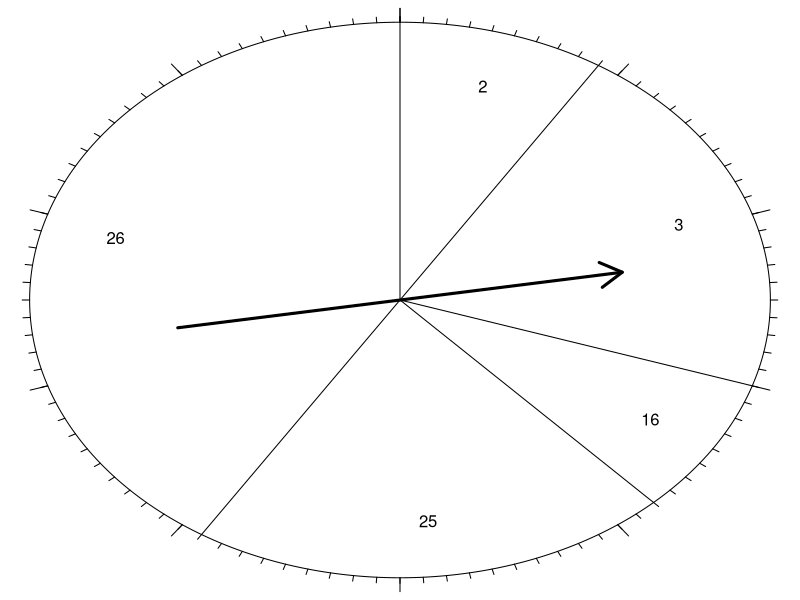

Write R code to recreate this figure.
## ---- chunk 1
while(T){
    n = sample(5:8,1)
    x = sort(sample(1:30,n))
    l = sort(round(runif(n-1,0,1),2))
    breaks = c(0,l,1)
    p = round(breaks[2:(n+1)]-breaks[1:n],2)
    mu = sum(p*x)
    sig = sqrt(sum(p*(x-mu)^2))
    # the following requirements add considerable time...
    if(sum(p)==1 & sum(p>0.05)==n & as.integer(mu)==mu){
        break
    }
}

s = ''
for(i in 1:n){
    s = paste(s,'|',x[i],'|',p[i],'|\n')
}

c3 = x*p
c4 = x-mu
c5 = (x-mu)^2
c6 = p*(x-mu)^2

s2 = ''
for(i in 1:n){
    s2 = paste(s2,'|',x[i],'|',p[i],'|',c3[i],'|',c4[i],'|',c5[i],'|',c6[i],'|')
    if(i < n){
        s2 = paste(s2,'\n')
    }
}

exact = sample(1:n,1)
xex = x[exact]
two = sort(sample(1:n,2))
ptwo = sum(p[two])
if(n==3){
  atlm = 2
} else {
  atlm = sample(2:(n-1),size=1)
}
xatlm = x[atlm]
atl = sample(c(T,F),1)
if(atl){
  word = "least"
  patlm = sum(p[atlm:n])
  sym = "\\ge"
} else {
  word = "most"
  patlm = sum(p[1:atlm])
  sym = "\\le"
}

mydf = data.frame(x,p)
colnames(mydf) = c("x","P[x]")
write.csv(mydf,"probdist.csv",row.names=F)
## ---- chunk 2
theta = seq(0,2*pi,length.out=1000)
par(mar=c(0,0,0,0))
plot(sin(theta),cos(theta),type="l",ann=F,axes=F)
for(i in 1:length(p)){
  lines(c(0,sin(breaks[i+1]*2*pi)),c(0,cos(breaks[i+1]*2*pi)))
  thetaText = 2*pi*(breaks[i+1]+breaks[i])/2
  text(0.8*sin(thetaText),0.8*cos(thetaText),x[i])
}
arrows(-0.6,-0.1,0.6,0.1,lwd=3)
for(perc in seq(0,1,0.1)){
  the = perc*2*pi
  lines(c(1,1.05)*sin(the),c(1,1.05)*cos(the))
}
for(perc in seq(0,1,0.01)){
  the = perc*2*pi
  lines(c(1,1.02)*sin(the),c(1,1.02)*cos(the))
}

mydf = data.frame(x,p)
colnames(mydf) = c("$x$","$\\mathbb{P}[x]$")

## ---- chunk 3
knitr::kable(mydf,format="html",table.attr='class="bordered-table"', align = "cc",row.names=F)
## ---- chunk 4
s3 = '\\begin{center}\n\\begin{tabular}{|c|c|c|c|c|c|} \\hline\n'
s3 = paste(s3, "$x$ & $\\mathbb{P}[x]$ & $x\\cdot\\mathbb{P}[x]$ & $x-\\mu$ & $(x-\\mu)^2$ & $(x-\\mu)^2 \\cdot \\mathbb{P}[x]$ \\\\ \\hline\n")
for(i in 1:n){
    s3 = paste(s3,x[i],'&',p[i],'&',c3[i],'&',c4[i],'&',c5[i],'&',c6[i],'\\\\')
    if(i < n){
        s3 = paste(s3,'\n')
    }
}
s3 = paste(s3, '\\hline\n')
s3 = paste(s3, "& & $\\sum x \\cdot \\mathbb{P}[x]=",mu,"$& & & $\\sigma^2 =",sum(c6),"$ \\\\ \\hline\n")
s3 = paste(s3, "& & $\\mu=",mu,"$& & & $\\sigma =",sig,"$ \\\\ \\hline\n")
s3 = paste(s3,"\\end{tabular}\n\\end{center}",sep="")

mydf2 = data.frame(x,p,c3,c4,c5,c6)
colnames(mydf2) = c("$x$","$\\mathbb{P}[x]$","$x\\cdot\\mathbb{P}[x]$",
                    "$x-\\mu$","$(x-\\mu)^2$","$(x-\\mu)^2 \\cdot \\mathbb{P}[x]$")
## ---- chunk 5
mydf2 = type.convert(mydf2, as.is = TRUE)
mydf2 = rbind(mydf2,rep("",6))
mydf2 = rbind(mydf2,c("","",
                      sprintf("$\\sum x \\cdot \\mathbb{P}[x]=%.2f$",mu),"","",
                      sprintf("$\\sigma^2=%.2f$",sum(c6))))
mydf2 = rbind(mydf2,c("","",
                      sprintf("$\\mu = %.2f$",mu),"","",
                      sprintf("$\\sigma=%.2f$",sig)))
knitr::kable(mydf2,format="html",table.attr='class="bordered-table"', align = "cccccc",row.names=F)
